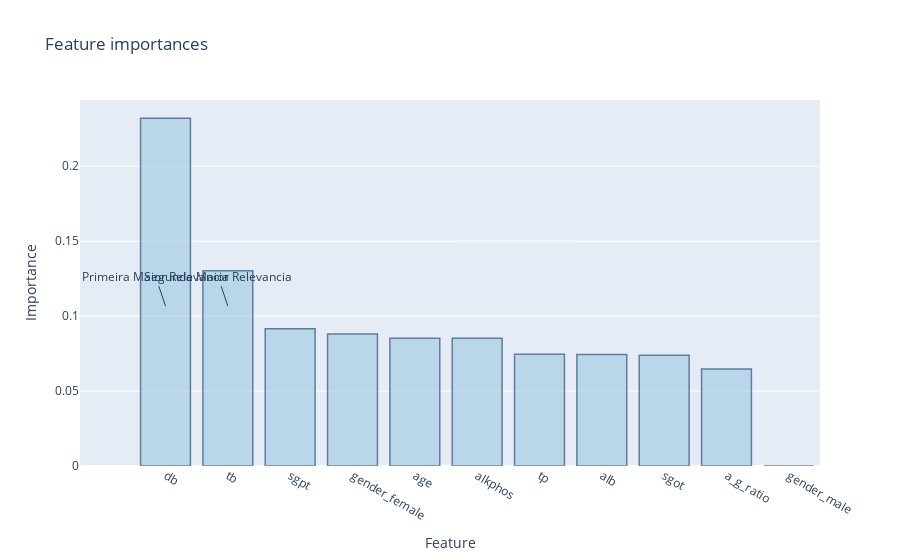

The code cell stored with this chart in its notebook:
### Markdown cell above
## 4.1 Duas features mais importantes
--------------------

### Code cell
importances = XG_model.feature_importances_

features = X.columns

df_importances = pd.DataFrame(importances, index=features, columns=['importance'])

df_importances = df_importances.sort_values(by='importance', ascending=False)

fig = px.bar(df_importances, y='importance', x=df_importances.index, title='Feature importances', labels={'index': 'Feature', 'importance': 'Importance'})

fig.update_traces(marker_color='rgb(158,202,225)', marker_line_color='rgb(8,48,107)',
                  marker_line_width=1.5, opacity=0.6)

fig.add_annotation(x='db', y=0.1, text='Primeira Maior Relevancia', showarrow=True, yshift=10)
fig.add_annotation(x='tb', y=0.1, text='Segunda Maior Relevancia', showarrow=True, yshift=10)


fig.show()

### Figure 1 — Plotly figure (JSON) as saved in the notebook; plotly's stock layout.template omitted (floating-point values rounded to 4 significant figures)
{"data": [{"alignmentgroup": "True", "hovertemplate": "Feature=%{x}<br>Importance=%{y}<extra></extra>", "legendgroup": "", "marker": {"color": "rgb(158,202,225)", "line": {"color": "rgb(8,48,107)", "width": 1.5}, "pattern": {"shape": ""}}, "name": "", "offsetgroup": "", "opacity": 0.6, "orientation": "v", "showlegend": false, "textposition": "auto", "type": "bar", "x": ["db", "tb", "sgpt", "gender_female", "age", "alkphos", "tp", "alb", "sgot", "a_g_ratio", "gender_male"], "xaxis": "x", "y": [0.232, 0.1303, 0.09161, 0.08811, 0.08522, 0.08518, 0.07451, 0.07441, 0.07388, 0.06477, 0], "yaxis": "y"}], "layout": {"annotations": [{"showarrow": true, "text": "Primeira Maior Relevancia", "x": "db", "y": 0.1, "yshift": 10}, {"showarrow": true, "text": "Segunda Maior Relevancia", "x": "tb", "y": 0.1, "yshift": 10}], "barmode": "relative", "legend": {"tracegroupgap": 0}, "title": {"text": "Feature importances"}, "xaxis": {"anchor": "y", "domain": [0, 1], "title": {"text": "Feature"}}, "yaxis": {"anchor": "x", "domain": [0, 1], "title": {"text": "Importance"}}}}
